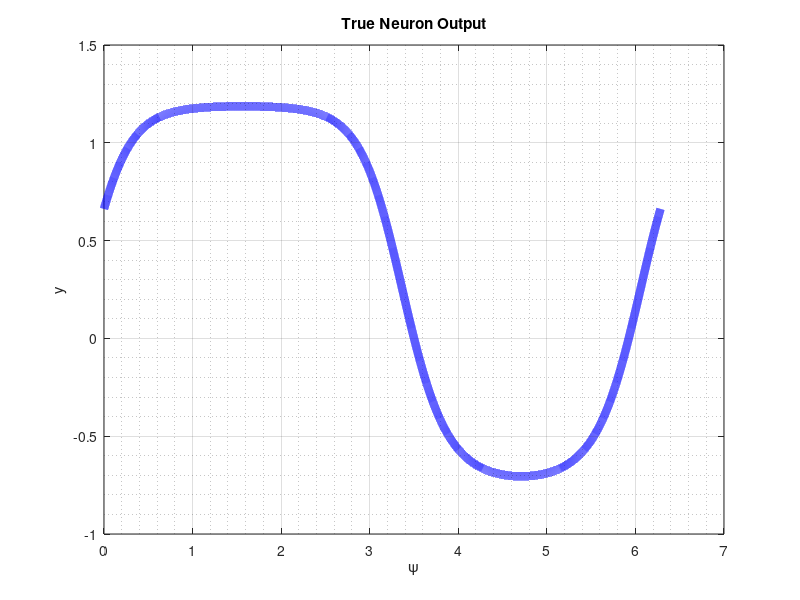

The MATLAB source for this figure: (Note: this script raises an error after producing the figure.)
%% Main Driver: Fourier Series of Single Neuron with Bias and Second Layer

clc; clear; close all;

addpath('./Math');
addpath('./Math/TanhExpansion');
addpath('./Math/FourierSeries');
addpath('./Math/FourierSeriesTanhAnalytic/');


%% Algorithm hyperparameters

number_partial_sum_terms_ns = 15;
epsilon = 0.0001;
safety_factor = 1.3;
numerical_integral_flag = true;
new_alpha_coefs = true;


%% Accessible Information

% Independent variable
omega = 1;
dt = 0.0001;
t = 0:dt:2*pi/omega;
psi = omega*t;

% Input gain
a1 = 1;

% Input signal
x_hat_normalized_input = sin(psi);


%% Hidden information

% Biases
a0 = 1;

% Input layer weights
w10_layer0 =0.5;
w11_layer0 = 2;

% Hidden layer weights
w10_layer1 = 0.2;
w11_layer1 = 1;

% System input layer gains
gamma10_layer0 = w10_layer0*a0;
gamma11_layer0 = w11_layer0*a1;

% System hidden layer gains
gamma10_layer1 = w10_layer1*a0;
gamma11_layer1 = w11_layer1;

% Activation input first layer
v1_layer0 = gamma10_layer0 + gamma11_layer0*x_hat_normalized_input;

% First layer activation
x_layer1 = tanh(v1_layer0);

% Activation input second layer
v1_layer1 = gamma10_layer1 + gamma11_layer1*x_layer1;

% Second layer activation
y_neuron_output = v1_layer1;

figure;
plot(psi, y_neuron_output, 'linewidth', 6, 'color', 'b');
xlabel('\psi');
ylabel('y');
title('True Neuron Output');
grid on;
grid minor;


%% Get the alpha coefficients for analysis

if new_alpha_coefs
    
    % We always use a safety factor when computing max_v to avoid
    % underestimating it
    max_v = safety_factor*max(v1_layer0);

    alpha_coefs = ComputeAlphaExpansionCoefs( ...
        number_partial_sum_terms_ns, epsilon, ...
        max_v, numerical_integral_flag);
    
    save('alpha_coefs.mat');

else
    
    load('alpha_coefs.mat');

end


%% Compute the Fourier Series Numerically

number_fourier_harmonics_n = 15;

[a_numerical, b_numerical, c_numerical, n_fourier] = ...
    ComputeNumericalFourierSeries( ...
        psi, y_neuron_output, number_fourier_harmonics_n);

y_numerical_fourier = ...
    ComputeReconstructedFunctionFromFourierSeries( ...
        a_numerical, b_numerical, n_fourier, psi);

figure;
plot(psi, y_neuron_output, 'linewidth', 6, 'color', 'b');
hold on;
plot(psi, y_numerical_fourier, 'linewidth', 2, 'color', 'g');
xlabel('\psi');
ylabel('y');
title('True Neuron Output and Numerical Fourier Series Output');
grid on;
grid minor;

figure;
subplot(211);
bar(n_fourier, a_numerical, 'k');
xticks(min(n_fourier):max(n_fourier));
xlabel('n');
ylabel('a');
grid on;
grid minor;
title('Fourier Harmonics')

subplot(212);
bar(n_fourier, b_numerical, 'k');
xticks(min(n_fourier):max(n_fourier));
xlabel('n');
ylabel('b');
grid on;
grid minor;


%% Compute the Fourier Series Analytically

[a_analytic, b_analytic, c_analytic, n_analytic] = ...
    ComputeAnalyticFourierSeriesTanh( ...
        gamma10_layer0, gamma11_layer0, ...
        gamma10_layer1, gamma11_layer1, ...
        x_hat_normalized_input, alpha_coefs, ...
        number_partial_sum_terms_ns, ...
        omega, number_fourier_harmonics_n);

figure;
subplot(211);
hb1 = bar(n_fourier, [a_numerical' a_analytic']);
xlabel('n');
ylabel('a');
grid on;
grid minor;
xticks(min(n_fourier):max(n_fourier));
title('Fourier Harmonics');
set(hb1(1), 'FaceColor','b');
set(hb1(2), 'FaceColor','g');
legend('Numerical', 'Analytical');

subplot(212);
hb2 = bar(n_fourier, [b_numerical' b_analytic'], 'k');
xlabel('n');
ylabel('b');
grid on;
grid minor;
xticks(min(n_fourier):max(n_fourier));
set(hb2(1), 'FaceColor','b');
set(hb2(2), 'FaceColor','g');
